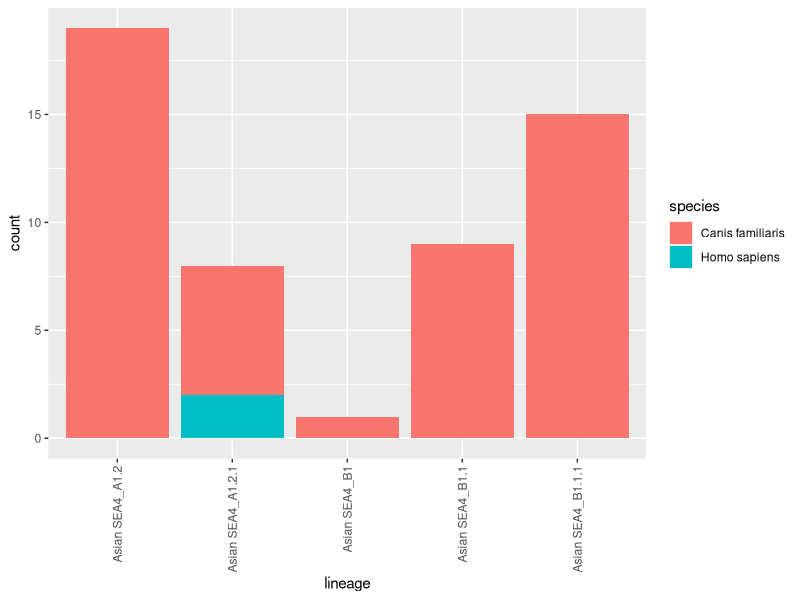
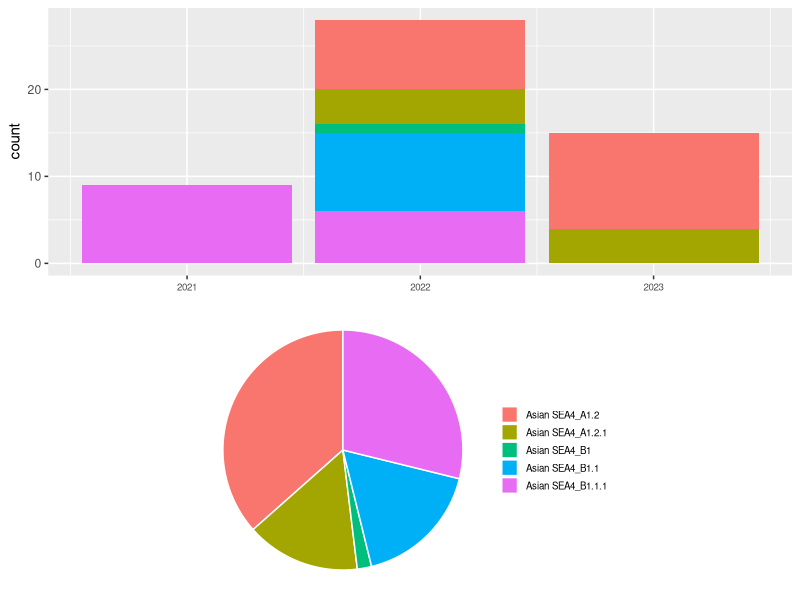

Recreate these plots in R, in order.
## ---- chunk 1
knitr::opts_chunk$set(echo = TRUE)

## ---- chunk 2

library(dplyr)
library(ggplot2)
library(knitr)

sequence_data<-read.csv("sequence_data.csv")
metadata<-read.csv("metadata_4B.csv")

relevant_lineages<-read.csv("relevant_lineages.csv")

new_lineages<-read.csv("new_lineages.csv")

## ---- chunk 3

cat(paste("This study contains ", length(sequence_data$ID), " sequences from between ", min(sequence_data$year), " and ", max(sequence_data$year), ".", sep = ""))

cat(paste("This sequence data came from", length(unique(metadata$place)), "different places. "))

regions<-data.frame(region=unique(metadata$place), count=NA)

for (i in 1:length(regions$region)) {
  regions$count[i]<-length(which(metadata$place == regions$region[i]))
}

names(regions)<-c("Place", "Number of Sequences")

kable(regions, row.names=F)
## ---- chunk 4
cat(paste("This sequence data came from", length(unique(metadata$species)), "different hosts. "))

hosts<-data.frame(host=unique(metadata$species), count=NA)

for (i in 1:length(hosts$host)) {
  hosts$count[i]<-length(which(metadata$species == hosts$host[i]))
}

cat(paste(round(((hosts$count[grep("Canis familiaris", hosts$host)])/sum(hosts$count))*100, digits = 2)), "% of these are from dogs.", sep = "")

names(hosts)<-c("Host", "Number of Sequences")


kable(hosts, row.names=F)
## ---- chunk 5


ggplot(metadata, aes(x = lineage, fill = species)) + 
  geom_bar() +
  theme(axis.text.x = element_text(angle = 90, vjust = 0.5, hjust=1))
## ---- chunk 6
cat(paste("Overall", length(unique(sequence_data$lineage)), "lineages have been detected in this study.", (length(relevant_lineages$lineage)+length(new_lineages$lineage)) - length(unique(sequence_data$lineage)), "lineages are included here that have not been seen in this study, but are direct parents of lineages in this study, so are included for relevant evolutionary investigations."))

cat(paste("There are ", length(relevant_lineages$lineage), " existing lineages relevant to this study."))
kable(relevant_lineages[,-c(1,7)], row.names=F)
## ---- chunk 7
if(length(new_lineages) != 0) {
  cat(paste("There are ", length(new_lineages$lineage), " new lineages identified in this dataset."))
  kable(new_lineages[,-c(6)], row.names=F)
} else {
  cat(paste("There are no new lineages identified in this dataset."))
}
## ---- chunk 8
cat(paste("The sequences span ", as.integer(max(sequence_data$year)) - as.integer(min(sequence_data$year)), " years from ", min(sequence_data$year), " to ", max(sequence_data$year),". ", sep = ""))

getmode <- function(v) {
   uniqv <- unique(v)
   uniqv[which.max(tabulate(match(v, uniqv)))]
}

cat(paste("The year with the greatest number of sequences is ", getmode(sequence_data$year), " with ", length(which(sequence_data$year == getmode(sequence_data$year))), " sequences."))

cat(paste("The most prevalent lineage is ", getmode(sequence_data$lineage), " with ", length(which(sequence_data$lineage == getmode(sequence_data$lineage))), " sequences."))
## ---- chunk 9

data_sub<-sequence_data

graph<-ggplot(data_sub, aes(x = year, fill = lineage)) + 
  geom_bar() + theme(legend.position = "bottom") + theme(axis.text.x = element_text(size = 7)) + 
  theme(legend.position="none") +
  theme(axis.title.x=element_blank()) 
lin<-data.frame(table(data_sub$lineage))
names(lin)<-c("lineage", "count")
pie<-ggplot(lin, aes(x="", y=count, fill=lineage)) +
  geom_bar(stat="identity", width=1, color="white") +
  coord_polar("y", start=0) +
  theme_void()+   theme(legend.position="right") + theme(legend.text = element_text(size=7)) +theme(legend.key.size = unit(0.45,"cm"))+theme(legend.title = element_blank())
gridExtra::grid.arrange(graph,pie)
